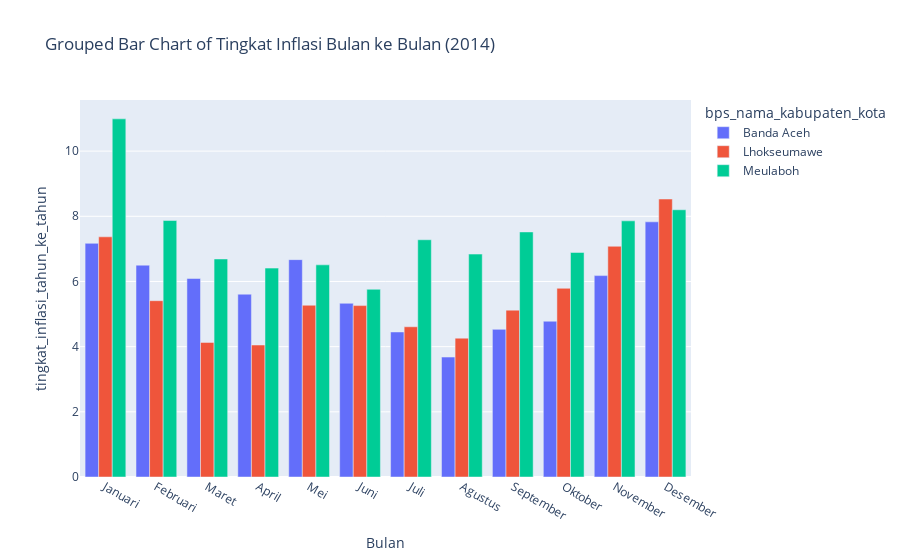

The cell this chart's notebook holds for it:
### Code cell
import plotly.express as px

# Filter the DataFrame for the year 2014
df_filtered = df_updated[df_updated['tahun'] == 2014]

# Create the grouped bar chart
fig = px.bar(df_filtered, 
             x='bulan', 
             y='tingkat_inflasi_tahun_ke_tahun', 
             color='bps_nama_kabupaten_kota', 
             title='Grouped Bar Chart of Tingkat Inflasi Bulan ke Bulan (2014)',
             labels={'tingkat_inflasi_bulan_ke_bulan': 'Tingkat Inflasi', 'bulan': 'Bulan'},
             barmode='group')

# Display the plot
fig.show()

### Figure 1 — Plotly figure (JSON) as saved in the notebook; plotly's stock layout.template omitted (floating-point values rounded to 4 significant figures)
{"data": [{"alignmentgroup": "True", "hovertemplate": "bps_nama_kabupaten_kota=Banda Aceh<br>Bulan=%{x}<br>tingkat_inflasi_tahun_ke_tahun=%{y}<extra></extra>", "legendgroup": "Banda Aceh", "marker": {"color": "#636efa", "pattern": {"shape": ""}}, "name": "Banda Aceh", "offsetgroup": "Banda Aceh", "orientation": "v", "showlegend": true, "textposition": "auto", "type": "bar", "x": ["Januari", "Februari", "Maret", "April", "Mei", "Juni", "Juli", "Agustus", "September", "Oktober", "November", "Desember"], "xaxis": "x", "y": [7.17, 6.5, 6.09, 5.61, 6.67, 5.33, 4.45, 3.68, 4.53, 4.78, 6.18, 7.83], "yaxis": "y"}, {"alignmentgroup": "True", "hovertemplate": "bps_nama_kabupaten_kota=Lhokseumawe<br>Bulan=%{x}<br>tingkat_inflasi_tahun_ke_tahun=%{y}<extra></extra>", "legendgroup": "Lhokseumawe", "marker": {"color": "#EF553B", "pattern": {"shape": ""}}, "name": "Lhokseumawe", "offsetgroup": "Lhokseumawe", "orientation": "v", "showlegend": true, "textposition": "auto", "type": "bar", "x": ["Januari", "Februari", "Maret", "April", "Mei", "Juni", "Juli", "Agustus", "September", "Oktober", "November", "Desember"], "xaxis": "x", "y": [7.37, 5.41, 4.13, 4.05, 5.27, 5.26, 4.61, 4.26, 5.12, 5.79, 7.08, 8.53], "yaxis": "y"}, {"alignmentgroup": "True", "hovertemplate": "bps_nama_kabupaten_kota=Meulaboh<br>Bulan=%{x}<br>tingkat_inflasi_tahun_ke_tahun=%{y}<extra></extra>", "legendgroup": "Meulaboh", "marker": {"color": "#00cc96", "pattern": {"shape": ""}}, "name": "Meulaboh", "offsetgroup": "Meulaboh", "orientation": "v", "showlegend": true, "textposition": "auto", "type": "bar", "x": ["Januari", "Februari", "Maret", "April", "Mei", "Juni", "Juli", "Agustus", "September", "Oktober", "November", "Desember"], "xaxis": "x", "y": [10.99, 7.87, 6.69, 6.41, 6.51, 5.76, 7.28, 6.84, 7.52, 6.89, 7.86, 8.2], "yaxis": "y"}], "layout": {"barmode": "group", "legend": {"title": {"text": "bps_nama_kabupaten_kota"}, "tracegroupgap": 0}, "title": {"text": "Grouped Bar Chart of Tingkat Inflasi Bulan ke Bulan (2014)"}, "xaxis": {"anchor": "y", "domain": [0, 1], "title": {"text": "Bulan"}}, "yaxis": {"anchor": "x", "domain": [0, 1], "title": {"text": "tingkat_inflasi_tahun_ke_tahun"}}}}
